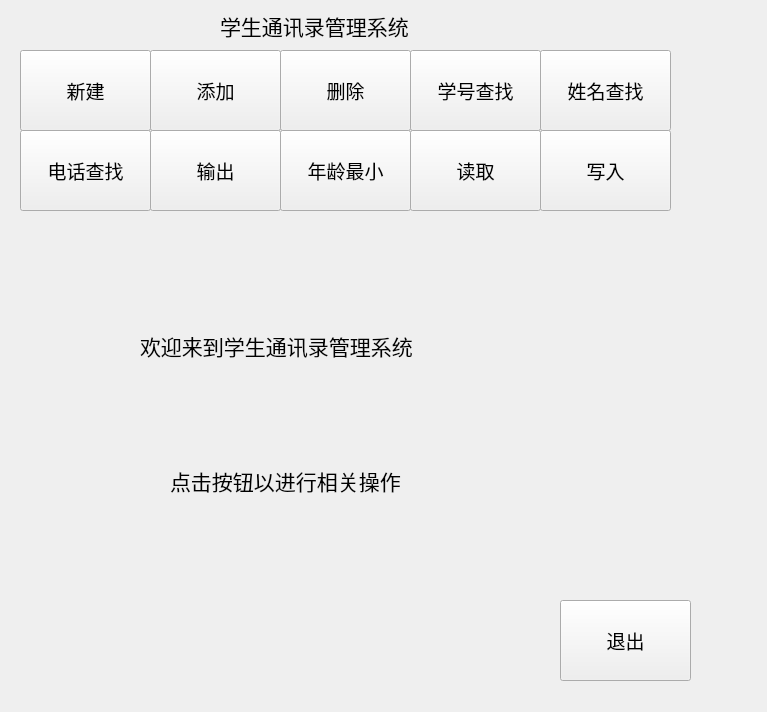
<?xml version="1.0" encoding="UTF-8"?>
<ui version="4.0">
 <class>menuWidget</class>
 <widget class="QWidget" name="menuWidget">
  <property name="geometry">
   <rect>
    <x>0</x>
    <y>0</y>
    <width>767</width>
    <height>712</height>
   </rect>
  </property>
  <property name="windowTitle">
   <string>Form</string>
  </property>
  <widget class="QPushButton" name="addButton">
   <property name="geometry">
    <rect>
     <x>150</x>
     <y>50</y>
     <width>131</width>
     <height>81</height>
    </rect>
   </property>
   <property name="font">
    <font>
     <pointsize>14</pointsize>
    </font>
   </property>
   <property name="text">
    <string>添加</string>
   </property>
  </widget>
  <widget class="QPushButton" name="searchPhoneNumButton">
   <property name="geometry">
    <rect>
     <x>20</x>
     <y>130</y>
     <width>131</width>
     <height>81</height>
    </rect>
   </property>
   <property name="font">
    <font>
     <pointsize>14</pointsize>
    </font>
   </property>
   <property name="text">
    <string>电话查找</string>
   </property>
  </widget>
  <widget class="QPushButton" name="delButton">
   <property name="geometry">
    <rect>
     <x>280</x>
     <y>50</y>
     <width>131</width>
     <height>81</height>
    </rect>
   </property>
   <property name="font">
    <font>
     <pointsize>14</pointsize>
    </font>
   </property>
   <property name="text">
    <string>删除</string>
   </property>
  </widget>
  <widget class="QPushButton" name="readButton">
   <property name="geometry">
    <rect>
     <x>410</x>
     <y>130</y>
     <width>131</width>
     <height>81</height>
    </rect>
   </property>
   <property name="font">
    <font>
     <pointsize>14</pointsize>
    </font>
   </property>
   <property name="text">
    <string>读取</string>
   </property>
  </widget>
  <widget class="QLabel" name="label_2">
   <property name="geometry">
    <rect>
     <x>140</x>
     <y>230</y>
     <width>431</width>
     <height>231</height>
    </rect>
   </property>
   <property name="font">
    <font>
     <pointsize>16</pointsize>
    </font>
   </property>
   <property name="text">
    <string>欢迎来到学生通讯录管理系统</string>
   </property>
  </widget>
  <widget class="QPushButton" name="establishButton">
   <property name="geometry">
    <rect>
     <x>20</x>
     <y>50</y>
     <width>131</width>
     <height>81</height>
    </rect>
   </property>
   <property name="font">
    <font>
     <pointsize>14</pointsize>
    </font>
   </property>
   <property name="text">
    <string>新建</string>
   </property>
  </widget>
  <widget class="QPushButton" name="exitButton">
   <property name="geometry">
    <rect>
     <x>560</x>
     <y>600</y>
     <width>131</width>
     <height>81</height>
    </rect>
   </property>
   <property name="font">
    <font>
     <pointsize>14</pointsize>
    </font>
   </property>
   <property name="text">
    <string>退出</string>
   </property>
  </widget>
  <widget class="QPushButton" name="searchNameButton">
   <property name="geometry">
    <rect>
     <x>540</x>
     <y>50</y>
     <width>131</width>
     <height>81</height>
    </rect>
   </property>
   <property name="font">
    <font>
     <pointsize>14</pointsize>
    </font>
   </property>
   <property name="text">
    <string>姓名查找</string>
   </property>
  </widget>
  <widget class="QPushButton" name="searchNumButton">
   <property name="geometry">
    <rect>
     <x>410</x>
     <y>50</y>
     <width>131</width>
     <height>81</height>
    </rect>
   </property>
   <property name="font">
    <font>
     <pointsize>14</pointsize>
    </font>
   </property>
   <property name="text">
    <string>学号查找</string>
   </property>
  </widget>
  <widget class="QPushButton" name="readMinStudentButton">
   <property name="geometry">
    <rect>
     <x>280</x>
     <y>130</y>
     <width>131</width>
     <height>81</height>
    </rect>
   </property>
   <property name="font">
    <font>
     <pointsize>14</pointsize>
    </font>
   </property>
   <property name="text">
    <string>年龄最小</string>
   </property>
  </widget>
  <widget class="QLabel" name="label">
   <property name="geometry">
    <rect>
     <x>220</x>
     <y>-40</y>
     <width>311</width>
     <height>131</height>
    </rect>
   </property>
   <property name="font">
    <font>
     <pointsize>16</pointsize>
    </font>
   </property>
   <property name="text">
    <string>学生通讯录管理系统</string>
   </property>
  </widget>
  <widget class="QPushButton" name="writeButton">
   <property name="geometry">
    <rect>
     <x>540</x>
     <y>130</y>
     <width>131</width>
     <height>81</height>
    </rect>
   </property>
   <property name="font">
    <font>
     <pointsize>14</pointsize>
    </font>
   </property>
   <property name="text">
    <string>写入</string>
   </property>
  </widget>
  <widget class="QLabel" name="label_3">
   <property name="geometry">
    <rect>
     <x>170</x>
     <y>420</y>
     <width>461</width>
     <height>121</height>
    </rect>
   </property>
   <property name="font">
    <font>
     <pointsize>16</pointsize>
    </font>
   </property>
   <property name="text">
    <string>点击按钮以进行相关操作</string>
   </property>
  </widget>
  <widget class="QPushButton" name="outputButton">
   <property name="geometry">
    <rect>
     <x>150</x>
     <y>130</y>
     <width>131</width>
     <height>81</height>
    </rect>
   </property>
   <property name="font">
    <font>
     <pointsize>14</pointsize>
    </font>
   </property>
   <property name="text">
    <string>输出</string>
   </property>
  </widget>
 </widget>
 <resources/>
 <connections/>
</ui>
